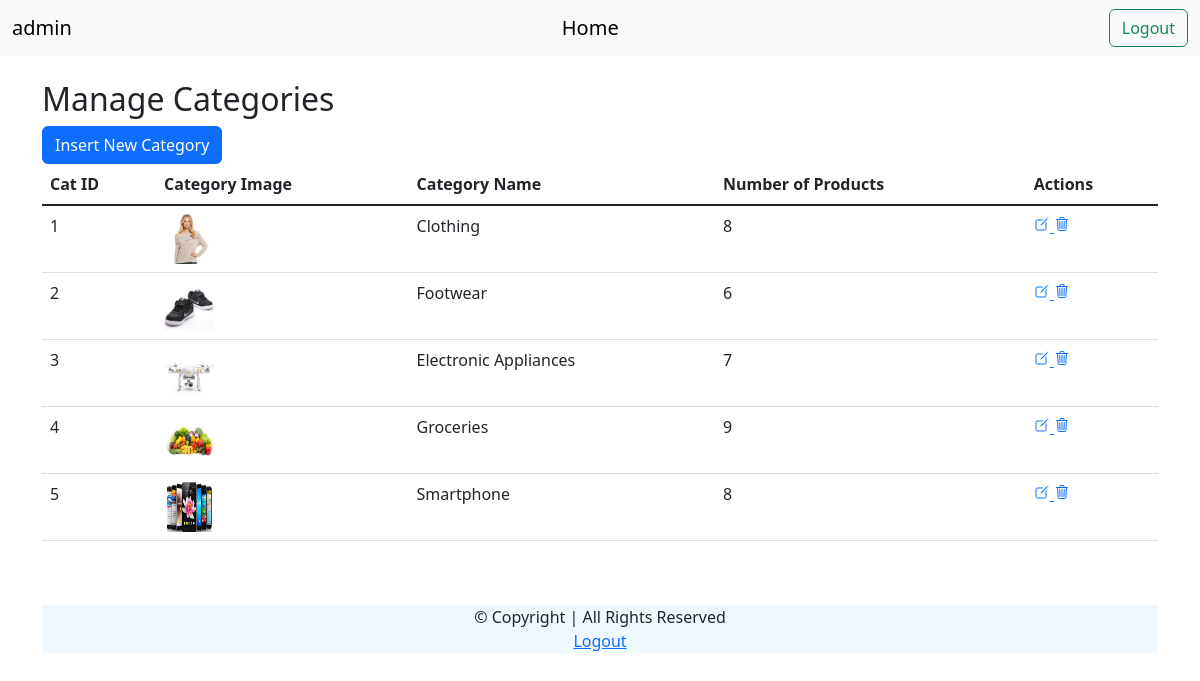
The page /admin/manageCat.php (signed in) on the database its author committed.
### tables this page shows
CREATE TABLE IF NOT EXISTS `categories` (
  `catid` int NOT NULL AUTO_INCREMENT,
  `catimg` text NOT NULL,
  `catname` text NOT NULL,
  `catproducts` int NOT NULL,
  PRIMARY KEY (`catid`)
);

### admin/manageCat.php (the view, shortened to what this page needs)
<!doctype html>
<html lang="en">
<head>
    <link href="https://cdn.jsdelivr.net/npm/bootstrap@5.3.0-alpha1/dist/css/bootstrap.min.css" rel="stylesheet">
</head>
<body>
    <nav class="navbar navbar-expand-lg bg-body-tertiary">
        <div class="container-fluid">
            <a class="navbar-brand" href="#"><?php echo $_SESSION['name']; ?></a>
            <a class="navbar-brand" href="panel.php">Home<a>
                    <form class="d-flex" role="search" method="post">
                        <button class="btn btn-outline-success" type="submit" name="logout">Logout</button>
                    </form>
        </div>
    </nav>
    <div class="container mt-4">
        <h2>Manage Categories</h2>
        <button type="button" class="btn btn-primary" data-bs-toggle="modal" data-bs-target="#staticBackdrop">
            Insert New Category
        </button>
        <div class="table-responsive">
            <table class="table table-hover">
                <thead>
                    <tr>
                        <th class="col">Cat ID</th>
                        <th class="col">Category Image</th>
                        <th class="col">Category Name</th>
                        <th class="col">Number of Products</th>
                        <th class="col">Actions</th>
                    </tr>
                </thead>
                <tbody class="table-group-divider">
                    <?php
                    include 'dbconfig.php';
                    $result = mysqli_query($conn, "SELECT * FROM categories");
                    while ($catArray = mysqli_fetch_array($result)) :
                    ?>
                        <tr>
                            <td><?php echo $catArray['catid'] ?></td>
                            <td><img src="../<?php echo $catArray['catimg'] ?>" width='50px' height='50px;'></td>
                            <td><?php echo $catArray['catname'] ?></td>
                            <td><?php echo $catArray['catproducts'] ?></td>
                            <td>
                                <a href="editCat.php?id=<?php echo $catArray['catid']; ?>" title="Edit/Update"><ion-icon name="create-outline"></ion-icon>
                                    <a href="deleteCat.php?id=<?php echo $catArray['catid']; ?>" title="Delete"><ion-icon name="trash-outline"></ion-icon>
                            </td>
                        </tr>
                    <?php endwhile; ?>
                </tbody>
            </table>
        </div>
    </div>
    <footer class="footer mt-5">
        <div class="container">
            <p class="text-center" style="background-color: aliceblue;">&#169; Copyright | All Rights Reserved
                <br>
                <a href='logout.php'>Logout</a>
            </p>
        </div>
    </footer>
</body>
</html>

### admin/manageCat.php (style rules this page uses)
ion-icon { pointer-events: none; }

### rows shown on the page
categories: catid "1", catimg (picture), catname "Clothing", catproducts "8"
categories: catid "2", catimg (picture), catname "Footwear", catproducts "6"
categories: catid "3", catimg (picture), catname "Electronic Appliances", catproducts "7"
categories: catid "4", catimg (picture), catname "Groceries", catproducts "9"
categories: catid "5", catimg (picture), catname "Smartphone", catproducts "8"

### other values the page prints
$_SESSION['name'] "admin"
